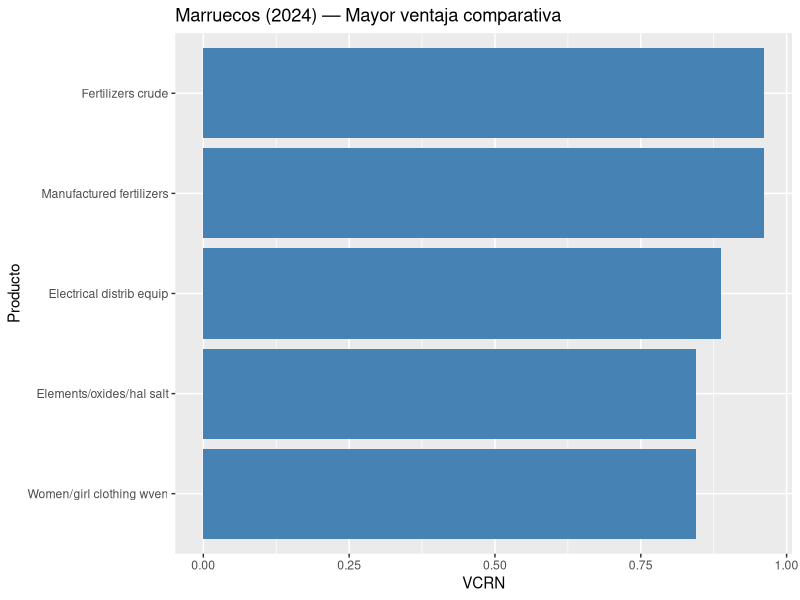
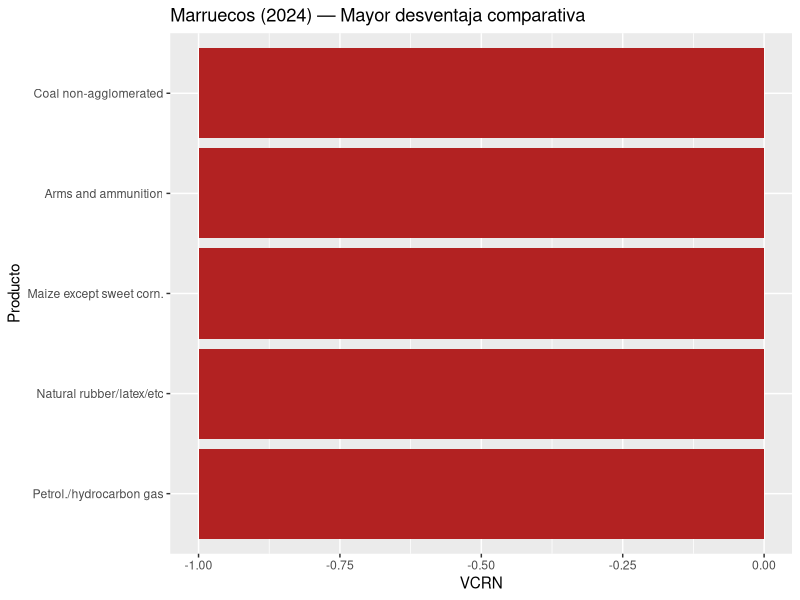
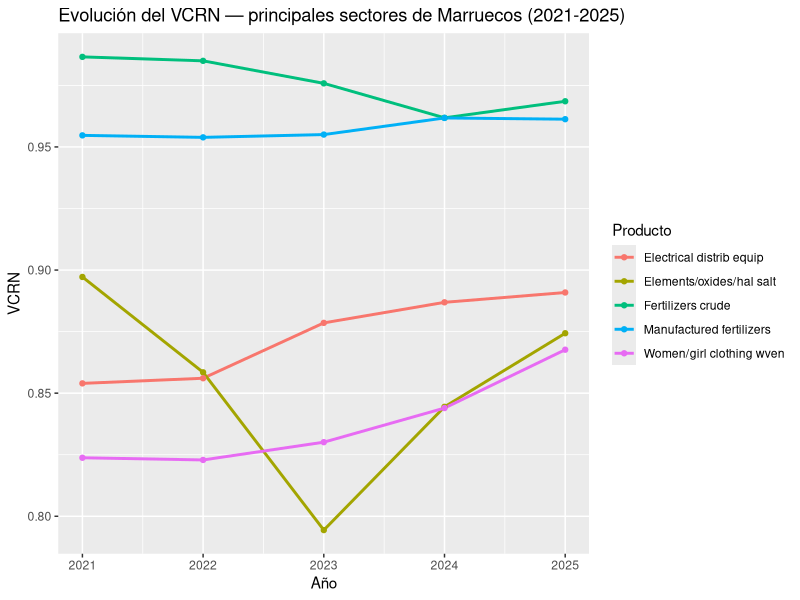

These charts were generated, in order, by the following R code:
install.packages("tidyverse")
install.packages("haven")

library(tidyverse)
library(haven)
library(dplyr)

getwd()
setwd("/cloud/project/bases de datos")
comtrade <- read_dta("MAR_SPN_FRA_WLD.dta")

names(comtrade) <- tolower(names(comtrade))

#-----------------------------------------------------------------------------#
# Limpieza de Bases: Uso dos bases, una con MAR como reporter y FRA, SPN y WLD
# como partners, y otra con WLD como reporter y partner. Después las uno con 
# left_join y armo el VCR.
#-----------------------------------------------------------------------------#

# Primero para la parte de MAR -> FRA, SPN, WLD:

comtrade <- comtrade %>%
  mutate(
    cuci      = as.character(as_factor(productcode)),
    cuci_desc = as.character(as_factor(productdescription)),
    r         = as.character(as_factor(reporteriso3)),
    p         = as.character(as_factor(partneriso3)),
    flow      = as.character(as_factor(tradeflowname))
  ) %>%
  rename(value = tradevaluein1000usd) %>%
  select(r, p, flow, cuci, cuci_desc, value, year)

comtrade_2 <- comtrade |>
  mutate(value = value / 1000)

comtrade_exp <- comtrade_2 |>
  filter(flow == "Export")

comtrade_exp <- comtrade_exp |>
  group_by(year, r, p) |>
  mutate(total_expo = sum(value, na.rm = TRUE)) |>
  ungroup()

comtrade_exp <- comtrade_exp |>
  mutate(share = value / total_expo)

df_share <- comtrade_exp |>
  select(year, r, p, cuci, cuci_desc, share)

vcr_aux_mar <- df_share |>
  filter(r == "MAR", p == "WLD") |>
  rename(share_mar = share)

# Ahora para la parte de WLD -> WLD:

comtrade_wld <- read_dta("WLD_WLD.dta")

names(comtrade_wld) <- tolower(names(comtrade_wld))

comtrade_wld <- comtrade_wld %>%
  mutate(
    cuci = as.character(as_factor(productcode)),
    r    = as.character(as_factor(reporteriso3)),
    p    = as.character(as_factor(partneriso3)),
    flow = as.character(as_factor(tradeflowname))
  ) %>%
  rename(value = tradevaluein1000usd) %>%
  select(r, p, flow, cuci, value, year)

wld_exp <- comtrade_wld |>
  filter(flow == "Export", r == "All", p == "All") |>
  group_by(year) |>
  mutate(total_wld = sum(value, na.rm = TRUE)) |>
  ungroup() |>
  mutate(share_wld = value / total_wld) |>
  select(year, cuci, share_wld)

#-----------------------------------------------------------------------------#
# Y ahora sí construyo el VCR:
#-----------------------------------------------------------------------------#

vcr_mar <- vcr_aux_mar |>
  select(year, cuci, cuci_desc, share_mar) |>
  left_join(wld_exp, by = c("year", "cuci")) |>
  mutate(
    vcr  = share_mar / share_wld,
    vcrn = (vcr - 1) / (vcr + 1)
  ) |>
  arrange(desc(vcr))

sum(is.na(vcr_mar$share_wld)) # chequeo que no quede ningún NA suelto
view(vcr_mar)

top5_mar <- vcr_mar |>
  filter(year == 2025) |>
  slice_max(vcrn, n = 5)

# Analisis de los resultados del VCR

vcr_mar |> 
  group_by(year) |> 
  summarise(n = n(), na_share_wld = sum(is.na(share_wld)))

# Top 5 sectores con mayor ventaja comparativa (VCRN más alto)
top5_ventaja <- vcr_mar |>
  filter(year == 2024) |>
  slice_max(vcrn, n = 5)

view(top5_ventaja)

# Top 5 sectores con mayor desventaja comparativa (VCRN más bajo)
top5_desventaja <- vcr_mar |>
  filter(year == 2024) |>
  slice_min(vcrn, n = 5)

view(top5_desventaja)


# Me parecen medio una poronga estos gráficos, pero bueno, hay que verlo

ggplot(data = top5_ventaja) +
  geom_col(aes(x = reorder(cuci_desc, vcrn), y = vcrn), fill = "steelblue") +
  coord_flip() +
  labs(title = "Marruecos (2024) — Mayor ventaja comparativa",
       x = "Producto",
       y = "VCRN")

ggplot(data = top5_desventaja) +
  geom_col(aes(x = reorder(cuci_desc, vcrn), y = vcrn), fill = "firebrick") +
  coord_flip() +
  labs(title = "Marruecos (2024) — Mayor desventaja comparativa",
       x = "Producto",
       y = "VCRN")


# Grafico de evolución de los sectores top

top_sectores <- top5_ventaja$cuci  # códigos de los 5 sectores top en 2024

vcr_mar |>
  filter(cuci %in% top_sectores) |>
  ggplot(aes(x = year, y = vcrn, color = cuci_desc)) +
  geom_line(linewidth = 1) +
  geom_point() +
  labs(title = "Evolución del VCRN — principales sectores de Marruecos (2021-2025)",
       x = "Año", y = "VCRN", color = "Producto")

#-----------------------------------------------------------------------------#
# Siguiente indicador: IIC (Intensidad Comercial)
#-----------------------------------------------------------------------------#


# Elegimos el socio y el sector a analizar
socio_1 <- "ESP"
sector <- "562"  # Manufactured fertilizers
anio   <- 2024

socio_2 <- "FRA"

# X^{i,j}_k: exportaciones de Marruecos a ESPAÑA en el sector k
xijk_esp <- comtrade_exp |>
  filter(r == "MAR", p == socio_1, cuci == sector, year == anio) |>
  pull(value)

# X^{i,j}_k: exportaciones de Marruecos a FRANCIA en el sector k
xijk_fra <- comtrade_exp |>
  filter(r == "MAR", p == socio_2, cuci == sector, year == anio) |>
  pull(value)

# X^i_k: exportaciones totales de Marruecos al mundo en el sector k
xik <- comtrade_exp |>
  filter(r == "MAR", p == "WLD", cuci == sector, year == anio) |>
  pull(value)

# X^{i,j}: exportaciones totales de Marruecos a España (todos los productos)
xij_esp <- comtrade_exp |>
  filter(r == "MAR", p == socio_1, year == anio) |>
  distinct(total_expo) |>
  pull(total_expo)

# X^{i,j}: exportaciones totales de Marruecos a FRANCIA (todos los productos)
xij_fra <- comtrade_exp |>
  filter(r == "MAR", p == socio_2, year == anio) |>
  distinct(total_expo) |>
  pull(total_expo)

# X^i: exportaciones totales de Marruecos al mundo (todos los productos)
xi <- comtrade_exp |>
  filter(r == "MAR", p == "WLD", year == anio) |>
  distinct(total_expo) |>
  pull(total_expo)

iic_mar_esp <- (xijk_esp / xik) / (xij_esp / xi)
iic_mar_esp <- as.numeric(iic_mar_esp)
iic_mar_esp

iic_mar_fra <- (xijk_fra / xik) / (xij_fra / xi)
iic_mar_fra <- as.numeric(iic_mar_fra)
iic_mar_fra


# EN FORMA DE TABLA: 

# PRIMERO ESPAÑA

sectores_top5 <- top5_ventaja$cuci

mar_esp <- comtrade_exp |>
  filter(r == "MAR", p == socio_1, year == anio, cuci %in% sectores_top5) |>
  select(cuci, cuci_desc, xijk = value, xij = total_expo)

mar_wld <- comtrade_exp |>
  filter(r == "MAR", p == "WLD", year == anio, cuci %in% sectores_top5) |>
  select(cuci, xik = value, xi = total_expo)

iic_top5 <- mar_esp |>
  left_join(mar_wld, by = "cuci") |>
  mutate(iic = as.numeric((xijk / xik) / (xij / xi))) |>
  select(cuci, cuci_desc, iic) |>
  arrange(desc(iic))

# AHORA FRANCIA

# mar_fra <- comtrade_exp |>
#   filter(r == "MAR", p == socio_1, year == anio, cuci %in% sectores_top5) |>
#   select(cuci, cuci_desc, xijk = value, xij = total_expo)
# 
# mar_wld <- comtrade_exp |>
#   filter(r == "MAR", p == "WLD", year == anio, cuci %in% sectores_top5) |>
#   select(cuci, xik = value, xi = total_expo)
# 
# iic_top5 <- mar_fra |>
#   left_join(mar_wld, by = "cuci") |>
#   mutate(iic = as.numeric((xijk / xik) / (xij / xi))) |>
#   select(cuci, cuci_desc, iic) |>
#   arrange(desc(iic))

#-----------------------------------------------------------------------------#
# Siguiente indicador: ICC (Compatibilidad/Complementariedad Comercial)
#-----------------------------------------------------------------------------#
